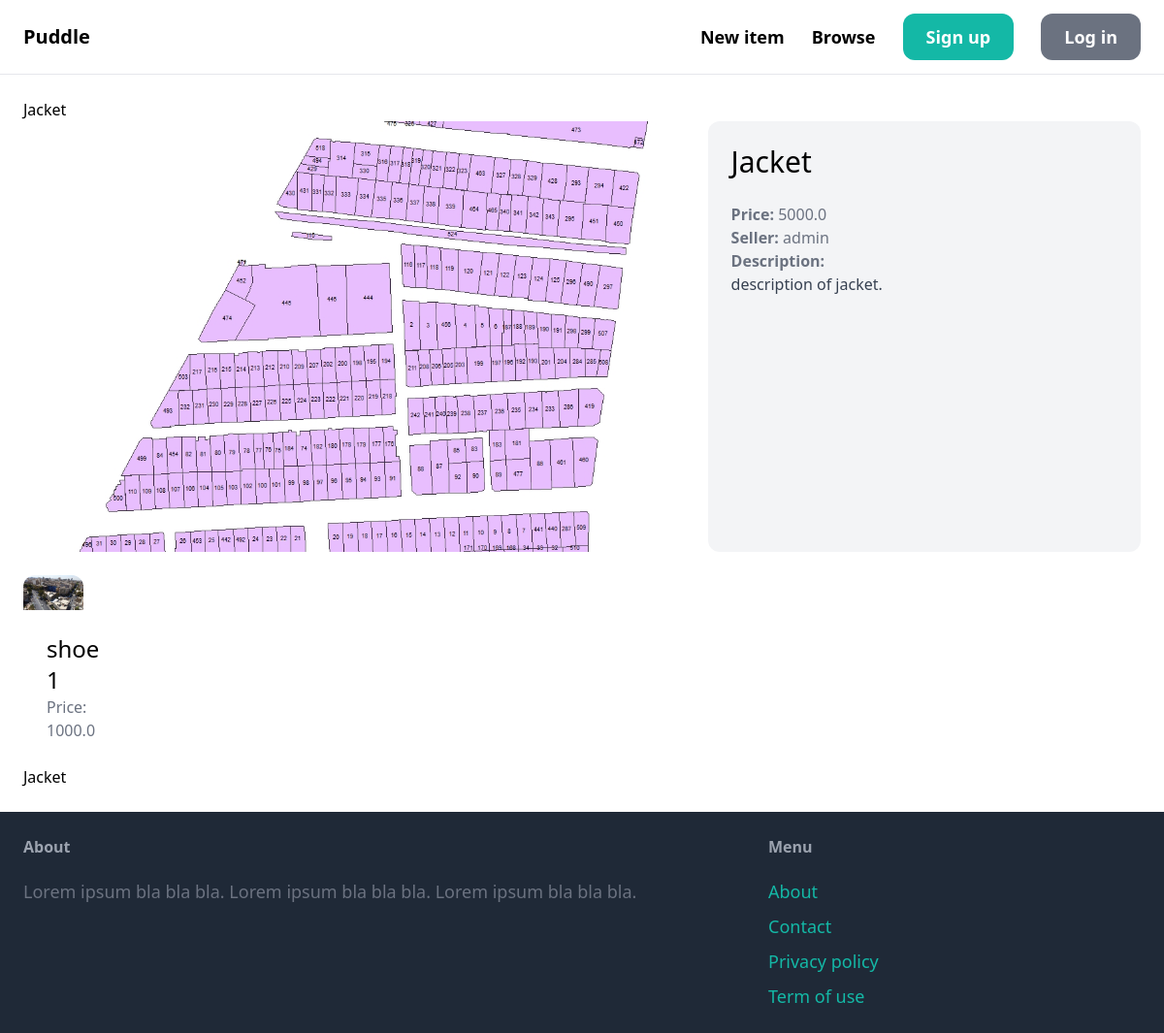
The page /category/1/ on the database as committed earlier.
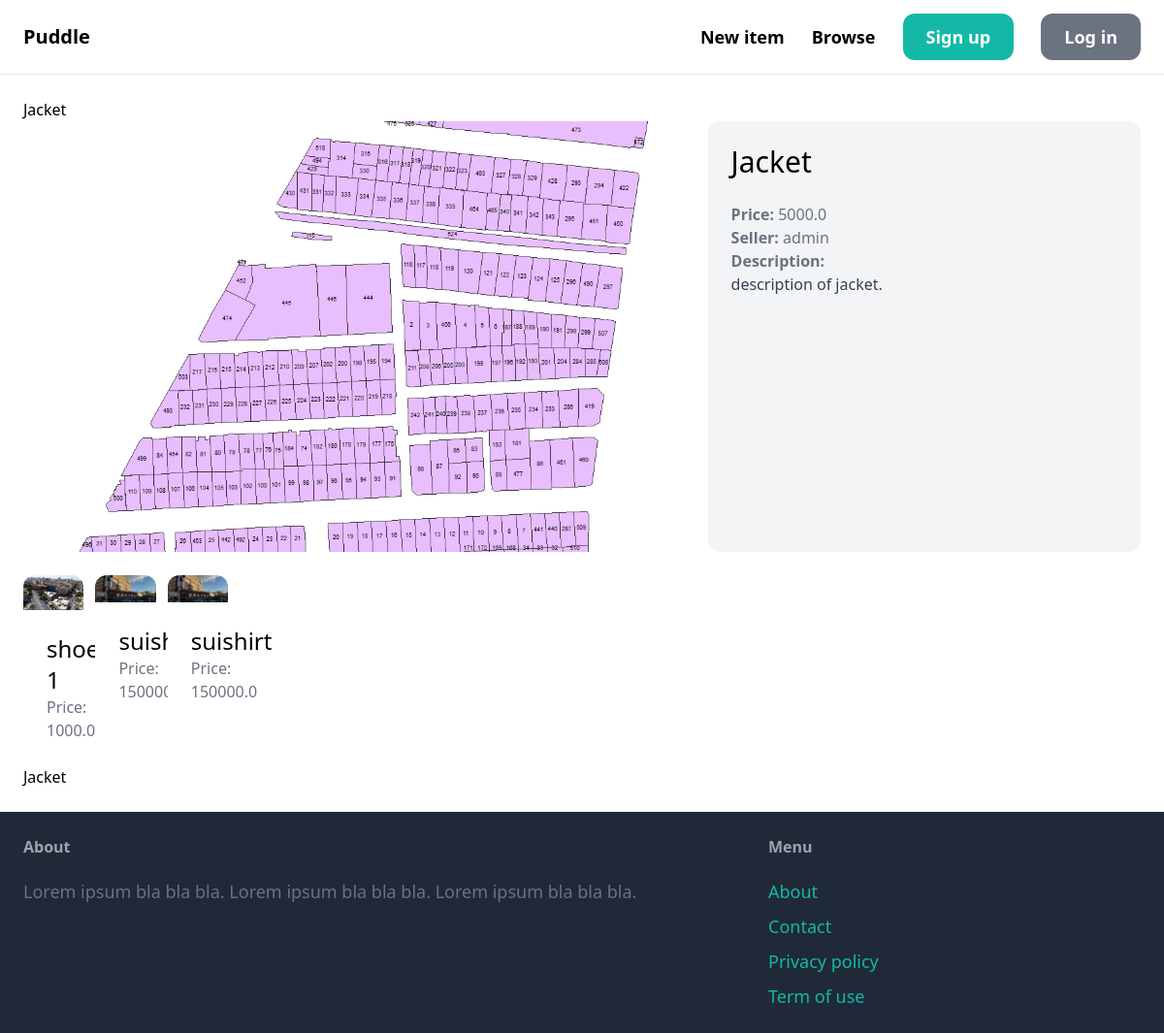
The same page on the database as committed later.
### item/models.py (models this page shows, shortened)
class Item(models.Model):
    category = models.ForeignKey(Category, related_name='items', on_delete=models.CASCADE)
    name = models.CharField(max_length=255)
    description = models.TextField(blank=True, null=True)
    price = models.FloatField()
    image = models.ImageField(upload_to='item_images/', blank=True, null=True)
    is_sold = models.BooleanField(default=False)
    created_by = models.ForeignKey(User, related_name="items", on_delete=models.CASCADE)
    created_at = models.DateTimeField(auto_now_add=True)

### item/views.py (the view)
# urls.py: path("<id>/", views.detail, name="detail"),
def detail(request, id):
    item = get_object_or_404(Item, pk=id)
    related_items = Item.objects.filter(category=item.category, is_sold=False).exclude(
        pk=id
    )[0:3]
    return render(
        request,
        "item/item_detail.html",
        context={
            "item": item,
            "category": item.category,
            "related_items": related_items,
        },
    )

### item/templates/item/item_detail.html (shortened to what this page needs)
{% extends 'core/base.html' %}
{% block content %}
{% block title %}{{ item.name }}{% endblock %}
<div class="grid grid-cols-5 gap-6">
    <div class="col-span-3">
        {% if item.image %}
        <img src="{{ item.image.url }}" class="rounded-t-xl">
        {% endif %}
    </div>
        <div class="col-span-2 p-6 bg-gray-100 rounded-xl">
            <h1 class="mb-6 text-3xl">{{ item.name }}</h1>
            <p class="text-gray-500"><strong>Price: </strong>{{ item.price }}</p>
            <p class="text-gray-500"><strong>Seller: </strong>{{ item.created_by.username }}</p>
            {% if item.description %}
                <p class="text-gray-700">
                    <strong class="text-gray-500">Description:</strong><br>
                    {{ item.description }}
                </p>
            {% endif %}
        </div>
        <div class="grid grid-cols-3 gap-3">
            {% for item in related_items %}
                <div>
                    <a href="{% url 'item:detail' item.id %}">
                        <div>
                            {% if item.image %}
                            <img src="{{ item.image.url }}" class="rounded-t-xl">
                            {% endif %}
                        </div>
                        <div class="p-6 bg-white rounded-b-xl">
                            <h2 class="text-2xl">{{ item.name }}</h2>
                            <p class="text-gray-500">Price: {{ item.price }}</p>
                        </div>
                    </a>
                </div>
            {% endfor %}
        </div>
</div>
<div>{{item.name}}</div>
{% endblock %}

Rows that differ between the two databases and show on the page:
added Item: image (picture), name "suishirt", price "150000.0"
added Item: image (picture), name "suishirt", price "150000.0"
